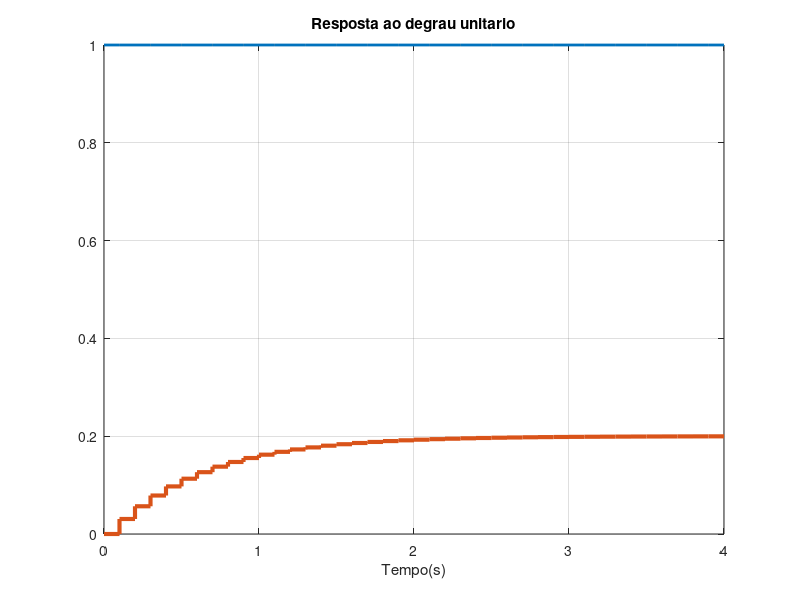

Here is the MATLAB script that generated this plot: (Note: this script raises an error after producing the figure.)
clc; clear all; close all;
%% Questao 1 - a -> Calcule a funcao de transferencia discreta Gz
s = tf('s');
Gs = 1/(3*s+5);
T = 0.1;

Gz = c2d(Gs,T)

%% Questao 1 - b -> Obtenha a equacao de diferencas y(k)
[a,b] = tfdata(Gz,'v');

t = 0:T:4;
% Entrada degrau
for i = 1:length(t)
    u_s(i) = 1;
end

% Resposta ao degrau unitario
for k = 1:length(t)
    switch k
        case 1
            y(k) = 0;       
        otherwise
            y(k) = -b(2)*y(k-1)+a(2)*u_s(k-1);
    end
end

figure,
stairs(t,u_s,'LineWidth',2); hold on; stairs(t,y,'LineWidth',3); grid on;
title('Resposta ao degrau unitario'); xlabel('Tempo(s)')

%% Questao 2 - a 
clc; clear all; close all;
% Utilizando o algoritmo da video-aula, sintonize um PID discreto para obter
% um tempo de assentamento de 0.4s sem erro em regime permanente para uma
% entrada degrau unitario

% Pontos iniciais
kp_ini = 0.1; ki_ini = 0.1; kd_ini = 0.1;
x0 = [kp_ini ki_ini kd_ini];

% Limites maximos e minimos dos parametros
kp_max = 45; ki_max = 45; kd_max =20;
kp_min=0; ki_min = 0; kd_min = 0;
v_max = [kp_max ki_max kd_max];
v_min = [kp_min ki_min kd_min];

% Tempo Resposta Desejado (Tempo de assentamento)
ts_des = 0.4;

% Tempo de amostragem e simulacao
Ts = 0.1;
tsim = 5;
tempo = 0:Ts:tsim-Ts;

% Definicao do perfil de entrada - Degrau unitario
u = ones(length(tempo),1);

% Saida Referencia - Degrau filtrado
G_ref = tf(1,[ts_des/4 1]);
yref = lsim(G_ref,u,tempo);

% Modelo da Planta Continua
K = 1/5;
tau = 3/5;
Gs = tf(K,[tau 1]);

% Modelo da Planta Cotinua
Gz = c2d(Gs,Ts);

% Determinacao dos coeficientes da Planta
[a,b] = tfdata(Gz,'v');

% Definicao do problema de otimizacao
%options = optimoptions('ga', 'Display', 'iter', 'MaxGenerations', 100, 'PopulationSize', 50); 
%[p, fval] = ga(@(params) FO_PID_wrap(params, yref, Ts, tsim, a, b), 3, [], [], [], [], v_min, v_max,[], options);
options = optimoptions('fmincon', 'Display', 'iter', 'MaxFunctionEvaluations', 3000, 'MaxIterations', 1000);
[p, fval] = fmincon(@FO_PID, x0, [], [], [], [], v_min, v_max, [], options, yref, Ts, tsim, a, b)

% Simulacao em Malha Fechada com parametros otimos
y_opt = Planta_PID(p(1),p(2),p(3),Ts,tempo,a,b);

% Plotar Resultados Obtidos
plot(tempo,y_opt,tempo,yref); grid on;
legend('Sintonia PID Otimizado','Referencia'); title('Resposta ao Degrau Filtrado - PID');
xlabel('Tempo(s)');
